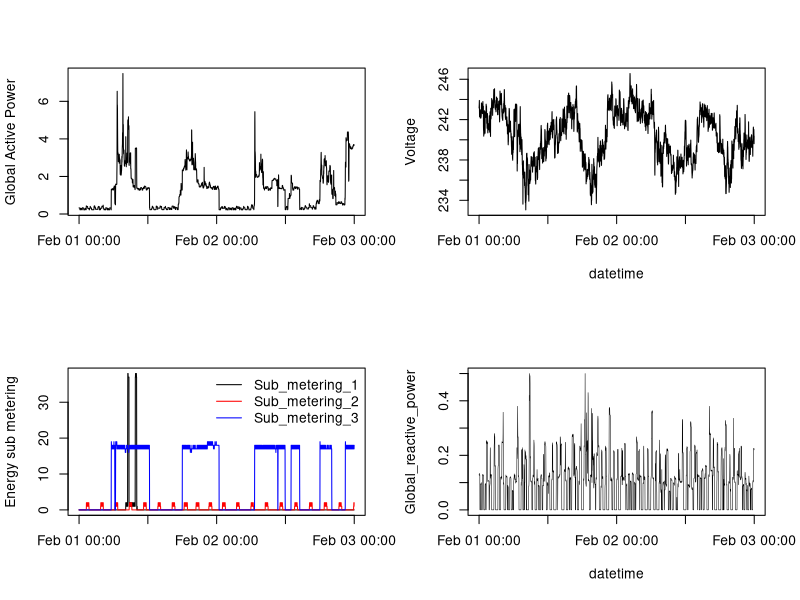

This chart was generated by the following R code:
#Pre-requisite : create_data.R has been executed => project-data.csv exists in RWork directory

#Language settings
local_origin <- Sys.getlocale( category = "LC_TIME" )
Sys.setlocale("LC_TIME", "C")


#Getting & parsing data
read.csv("project-data.csv",header=TRUE, stringsAsFactors = FALSE)->pdata
as.Date(pdata$Date)->pdata$Date
strptime(pdata$Time, format="%Y-%m-%d %H:%M:%S")->pdata$Time

#Creating 4th plot : graph will be written directly to the file, no display in RStudio
png('plot4.png',width = 504, height = 504)
par(mfrow=c(2,2))
# topleft graph
with(pdata, plot(Time, Global_active_power,type="l",xlab="", ylab="Global Active Power"))

# topright graph
with(pdata, plot(Time, Voltage, type="l", xlab="datetime", ylab="Voltage"))

# bottomleft graph
with(pdata,plot(Time, Sub_metering_1, type="l", ylab="Energy sub metering", xlab=""))
with(pdata,lines(Time, Sub_metering_2, col="red"))
with(pdata, lines(Time, Sub_metering_3, col="blue"))
legend("topright", legend=c("Sub_metering_1", "Sub_metering_2", "Sub_metering_3"),lty=c(1,1,1), col=c("black","red", "blue"), bty="n")

# bottomright graph
with(pdata,plot(Time, Global_reactive_power, type="l",lwd=0.5, xlab="datetime", ylab="Global_reactive_power"))


#Writing to png file
dev.off()

#Language settings
Sys.setlocale("LC_TIME",local_origin)